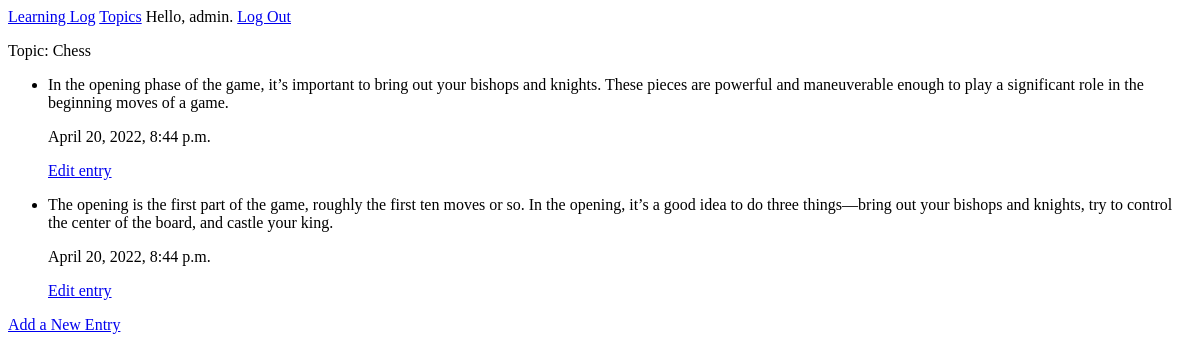
The app's page /topics/1/ (signed in), older data.
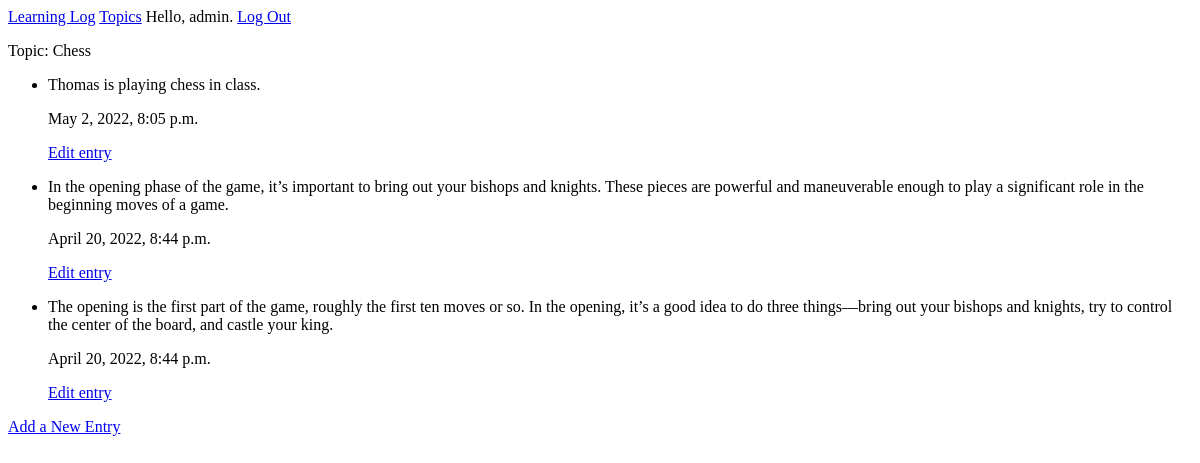
The same page, newer data.
### MainApp/models.py (models this page shows, shortened)
class Topic(models.Model):
    text = models.CharField(max_length = 200)
    date_added = models.DateTimeField(auto_now_add = True)
    owner = models.ForeignKey(User, on_delete = models.CASCADE)
    def __str__(self):
        return self.text

class Entry(models.Model):
    topic = models.ForeignKey(Topic, on_delete = models.CASCADE)
    text = models.TextField()
    date_added = models.DateTimeField(auto_now_add = True)
    class Meta:
        verbose_name_plural = 'entries'

### MainApp/views.py (the view)
# urls.py: path('topics/<int:topic_id>/', views.topic, name = 'topic'),
@login_required
def topic(request, topic_id): # Second argument has to be consistent with what was defined in urls.py
    topic = Topic.objects.get(id = topic_id)
    if topic.owner != request.user:
        raise Http404
    entries = topic.entry_set.all().order_by('-date_added') # '-' is the same as order by <attr> desc in SQL
    context = {'topic':topic, 'entries':entries}
    return render(request, 'MainApp/topic.html', context)

### MainApp/templates/mainapp/topic.html
{% extends "MainApp/base.html" %}
{% block content %}
<p>
    Topic: {{ topic }}
</p>
<ul>
    {% for e in entries %}
    <li>
        <p> {{ e.text }}</p>
        <p> {{ e.date_added }}</p>
        <p><a href="{% url 'MainApp:edit_entry' e.id %}">Edit entry</a></p>
    </li>
    {% empty %}
    <li> There are no entries for this topic yet.</li>
    {% endfor %}
</ul>
<p><a href="{% url 'MainApp:new_entry' topic.id %}">Add a New Entry</a></p>
{% endblock content %}

### MainApp/templates/mainapp/base.html
<p>
    <a href="{% url 'MainApp:index' %}">Learning Log</a>
    <a href="{% url 'MainApp:topics' %}">Topics</a>
    {% if user.is_authenticated %}
    Hello, {{ user.username }}.
    <a href="{% url 'Users:logout' %}">Log Out</a>
    {% else %}
    <a href="{% url 'Users:register' %}">Register</a>
    <a href="{% url 'Users:login' %}">Log In</a>
    {% endif %}
</p>
{% block content %}
{% endblock content %}

Row changes from the older to the newer data that the page shows:
added Entry: text "Thomas is playing chess in class.", date_added "May 2, 2022, 8:05 p.m."
